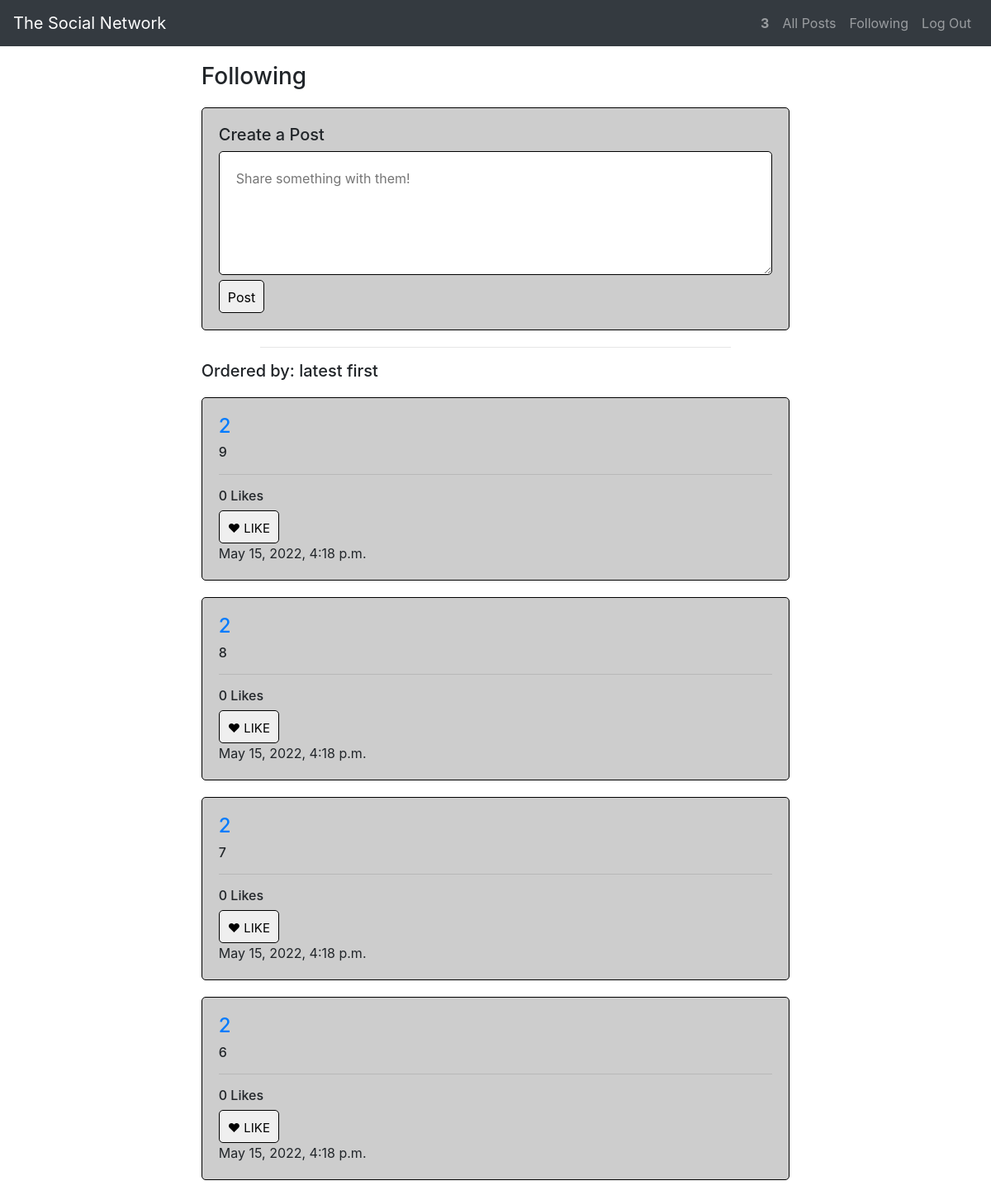
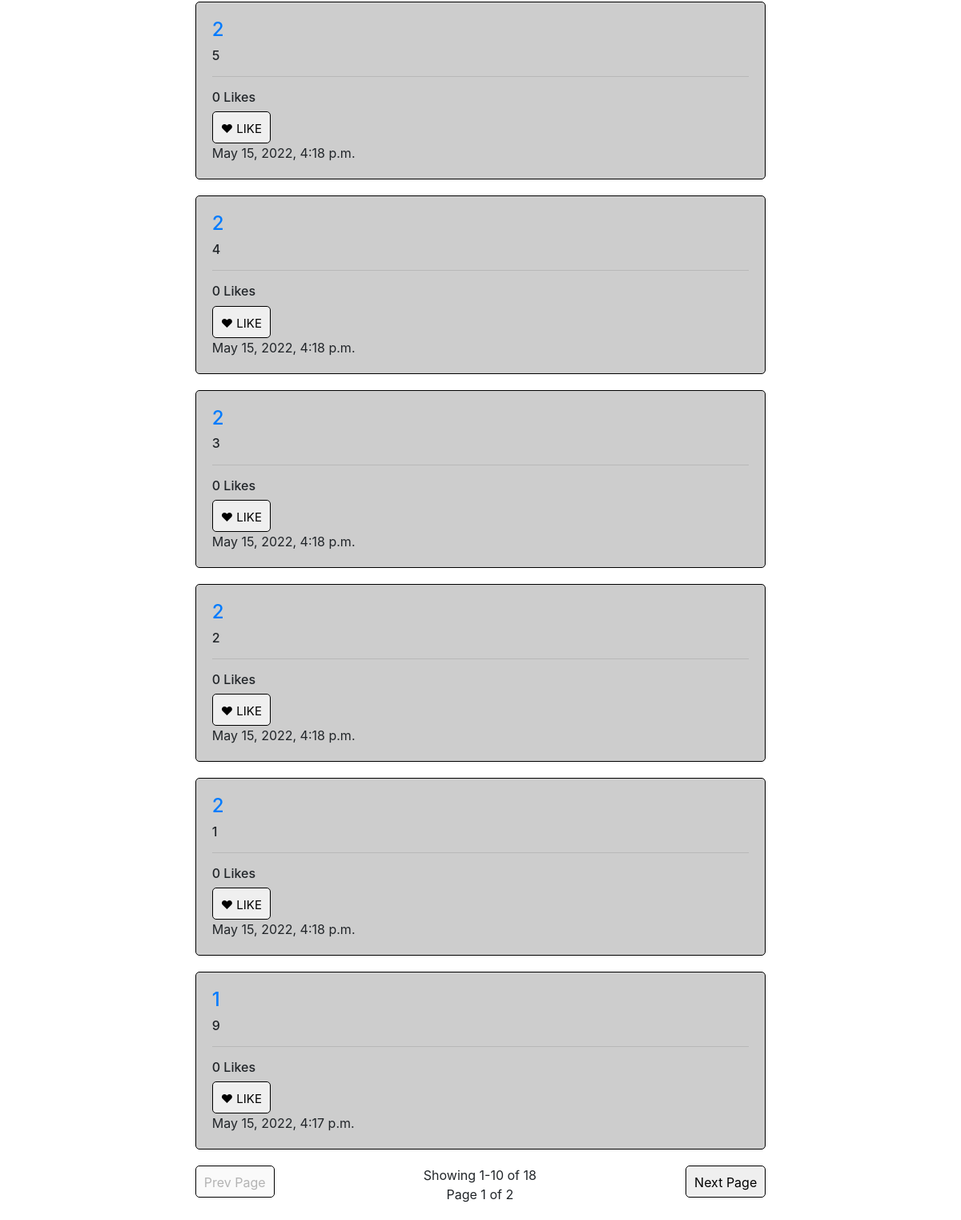
The app's page /following (signed in) with its own data (2 pictures, top to bottom).
### network/models.py (models this page shows, shortened)
class User(AbstractUser):
    username = models.CharField(max_length=500, unique=True)
    email = models.CharField(max_length=500)
    password = models.CharField(max_length=500)

class Post(models.Model):
    user = models.ForeignKey(User, on_delete=models.CASCADE)
    post = models.CharField(max_length=500)
    likes = models.IntegerField(default=0)
    timestamp = models.DateTimeField()

### network/views.py (the view)
# urls.py: path("following", views.following, name="following"),
def following(request):
    user = request.user
    following = Follow.objects.filter(follower=request.user).values('following_id')
    current_page = pageify(request, Post.objects.filter(user__in=following).order_by('-timestamp'))
    return render(request, "network/following.html", {
        "posts": current_page
    })

### network/views.py (called while the page is built)
@csrf_exempt
def pageify(request, posts):
    paginator = Paginator(posts, 10)
    page_number = request.GET.get('page')
    current_page = paginator.get_page(page_number)
    return current_page

### network/templates/network/following.html (shortened to what this page needs)
{% extends "network/layout.html" %}
{% load static %}
{% block body %}
<div class="body">
    <h3>Following</h3>
    {% if user.is_authenticated %}
        <div id="new-post">
            <h5>Create a Post</h5>
            <form id="new-post-form" action="{% url 'index' %}" method="post">
                <textarea id="new-post-text" name="post" placeholder="Share something with them!"></textarea>
                <button type="submit" class="buttons" id="new-post-submit">Post</button>
            </form>
        </div>
    {% endif %}
    <hr class="body-hr">
    <h5>Ordered by: latest first</h5>
    {% for post in posts %}
    <div class="posts">
        {% if user.is_authenticated %}
            <h4><a href="{% url 'profile' post.user.id %}">{{ post.user }}</a></h4>
        {% else %}
            <h4><a href="{% url 'login' %}">{{ post.user }}</a></h4>
        {% endif %}
        <h6><div id="post-{{post.id}}">{{ post.post }}</div></h6>
        <hr>
        <h6 id="like-{{post.id}}-count">{{ post.likes }} Likes</h6>
        {% if user.is_authenticated %}
            <button id="like-{{post.id}}-button" class="buttons" onclick="like('{{ post.id }}')">
                <span id="like-{{post.id}}-heart" class="hearts" style="color:black;font-size:15px;"> &#9829; LIKE</span>
            </button>
        {% else %}
            <button class="buttons" onclick="location.href='{% url 'login' %}'">
                <span class="hearts" style="color:black;font-size:15px;"> &#9829; LIKE</span>
            </button>
        {% endif %}
        <div>{{ post.timestamp }}</div>
    </div>
    {% empty %}
        <div class="posts"><b>Nothing here but us cowards!</b></div>
    {% endfor %}
    <div class="next-previous">
        {% if posts.has_previous %}
        <button class="buttons" onclick="location.href='?page={{ posts.previous_page_number }}'">Prev Page</button>
        {% else %}
        <button class="buttons" disabled>Prev Page</button>
        {% endif %}
        <div id="paginator-index" style="text-align:center">
            <div id="post-number">
                Showing {{ posts.start_index }}-{{ posts.end_index }} of {{ posts.paginator.count }}
            </div>
            <div id="page-number">
                Page {{ posts.number }} of {{ posts.paginator.num_pages }}
            </div>
        </div>
        {% if posts.has_next %}
        <button class="buttons" onclick="location.href='?page={{ posts.next_page_number }}'">Next Page</button>
        {% else %}
        <button class="buttons" disabled>Next Page</button>
        {% endif %}
    </div>
</div>
</div>
{% endblock %}

### network/templates/network/layout.html (shortened to what this page needs)
{% load static %}
<!DOCTYPE html>
<html lang="en">
    <head>
        <link rel="stylesheet" href="https://stackpath.bootstrapcdn.com/bootstrap/4.4.1/css/bootstrap.min.css">
        <link href="{% static 'network/styles.css' %}" rel="stylesheet">
    </head>
    <body>
        <nav id="navbar" class="navbar navbar-expand-lg navbar-dark bg-dark">
            <a class="navbar-brand mr-auto" href="{% url 'index' %}">The Social Network</a>
            <div>
              <ul class="navbar-nav ml-auto text-right">
                {% if user.is_authenticated %}
                    <li class="nav-item">
                        <a class="nav-link" href="{% url 'profile' user.id %}"><strong>{{ user.username }}</strong></a>
                    </li>
                {% endif %}
                <li class="nav-item">
                  <a class="nav-link" href="{% url 'index' %}">All Posts</a>
                </li>
                {% if user.is_authenticated %}
                    <li class="nav-item">
                        <a class="nav-link" href="{% url 'following' %}">Following</a>
                    </li>
                    <li class="nav-item">
                        <a class="nav-link" href="{% url 'logout' %}">Log Out</a>
                    </li>
                {% endif %}
              </ul>
            </div>
          </nav>
        <div class="body">
            {% block body %}
            {% endblock %}
    </body>
</html>

### network/static/network/styles.css (style rules this page uses)
#new-post-text, .edit-form { min-height: 150px; max-height:300px; padding: 20px; width: 100%; box-sizing: border-box; border: 1px solid black; border-radius: 5px; }
.posts, .edit-box, #new-post, #profile-info { background-color: #cdcdcd; padding: 20px; border: 1px solid black; border-radius: 5px; margin: 20px 0 20px 0; word-wrap: break-word; }
.body { width: 95%; max-width: 750px; margin: 20px auto 20px auto; }
.body-hr { width: 80%; max-width: 750px; }
.buttons { border-radius: 5px; border-style: none; border: 1px solid black; display: inline-block; height: 40px; line-height: 20px; padding: 10px; }
.next-previous { display: flex; justify-content: space-between; }

### records on screen
User: username "3"
Post: user "2", post "9", likes "0", timestamp "May 15, 2022, 4:18 p.m."
Post: user "2", post "8", likes "0", timestamp "May 15, 2022, 4:18 p.m."
Post: user "2", post "7", likes "0", timestamp "May 15, 2022, 4:18 p.m."
Post: user "2", post "6", likes "0", timestamp "May 15, 2022, 4:18 p.m."
Post: user "2", post "5", likes "0", timestamp "May 15, 2022, 4:18 p.m."
Post: user "2", post "4", likes "0", timestamp "May 15, 2022, 4:18 p.m."
Post: user "2", post "3", likes "0", timestamp "May 15, 2022, 4:18 p.m."
Post: user "2", post "2", likes "0", timestamp "May 15, 2022, 4:18 p.m."
Post: user "2", post "1", likes "0", timestamp "May 15, 2022, 4:18 p.m."
Post: user "1", post "9", likes "0", timestamp "May 15, 2022, 4:17 p.m."

### other values on screen
{{ posts.start_index }} "1"
{{ posts.end_index }} "10"
{{ posts.paginator.count }} "18"
{{ posts.number }} "1"
{{ posts.paginator.num_pages }} "2"
